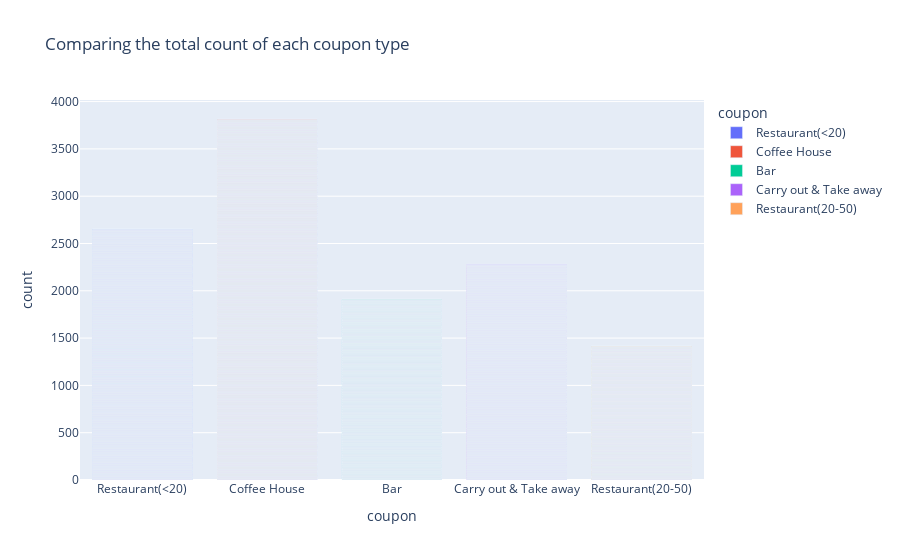

The cell this chart's notebook holds for it:
### Markdown cell above
5. Use a bar plot to visualize the `coupon` column.

### Code cell
fig = px.bar(data,x='coupon', color='coupon',title='Comparing the total count of each coupon type')
fig.show()

### Figure 1 — Plotly figure (JSON) as saved in the notebook; plotly's stock layout.template omitted (floating-point values rounded to 4 significant figures; data arrays with more than 128 entries replaced by an {"elided": "..."} marker saying what was removed)
{"data": [{"alignmentgroup": "True", "hovertemplate": "coupon=%{x}<br>count=%{y}<extra></extra>", "legendgroup": "Restaurant(<20)", "marker": {"color": "#636efa", "pattern": {"shape": ""}}, "name": "Restaurant(<20)", "offsetgroup": "Restaurant(<20)", "orientation": "v", "showlegend": true, "textposition": "auto", "type": "bar", "x": {"elided": "2653 str values"}, "xaxis": "x", "y": {"elided": "2653 int values"}, "yaxis": "y"}, {"alignmentgroup": "True", "hovertemplate": "coupon=%{x}<br>count=%{y}<extra></extra>", "legendgroup": "Coffee House", "marker": {"color": "#EF553B", "pattern": {"shape": ""}}, "name": "Coffee House", "offsetgroup": "Coffee House", "orientation": "v", "showlegend": true, "textposition": "auto", "type": "bar", "x": {"elided": "3816 str values"}, "xaxis": "x", "y": {"elided": "3816 int values"}, "yaxis": "y"}, {"alignmentgroup": "True", "hovertemplate": "coupon=%{x}<br>count=%{y}<extra></extra>", "legendgroup": "Bar", "marker": {"color": "#00cc96", "pattern": {"shape": ""}}, "name": "Bar", "offsetgroup": "Bar", "orientation": "v", "showlegend": true, "textposition": "auto", "type": "bar", "x": {"elided": "1913 str values"}, "xaxis": "x", "y": {"elided": "1913 int values"}, "yaxis": "y"}, {"alignmentgroup": "True", "hovertemplate": "coupon=%{x}<br>count=%{y}<extra></extra>", "legendgroup": "Carry out & Take away", "marker": {"color": "#ab63fa", "pattern": {"shape": ""}}, "name": "Carry out & Take away", "offsetgroup": "Carry out & Take away", "orientation": "v", "showlegend": true, "textposition": "auto", "type": "bar", "x": {"elided": "2280 str values"}, "xaxis": "x", "y": {"elided": "2280 int values"}, "yaxis": "y"}, {"alignmentgroup": "True", "hovertemplate": "coupon=%{x}<br>count=%{y}<extra></extra>", "legendgroup": "Restaurant(20-50)", "marker": {"color": "#FFA15A", "pattern": {"shape": ""}}, "name": "Restaurant(20-50)", "offsetgroup": "Restaurant(20-50)", "orientation": "v", "showlegend": true, "textposition": "auto", "type": "bar", "x": {"elided": "1417 str values"}, "xaxis": "x", "y": {"elided": "1417 int values"}, "yaxis": "y"}], "layout": {"barmode": "relative", "legend": {"title": {"text": "coupon"}, "tracegroupgap": 0}, "title": {"text": "Comparing the total count of each coupon type"}, "xaxis": {"anchor": "y", "categoryarray": ["Restaurant(<20)", "Coffee House", "Bar", "Carry out & Take away", "Restaurant(20-50)"], "categoryorder": "array", "domain": [0, 1], "title": {"text": "coupon"}}, "yaxis": {"anchor": "x", "domain": [0, 1], "title": {"text": "count"}}}}
